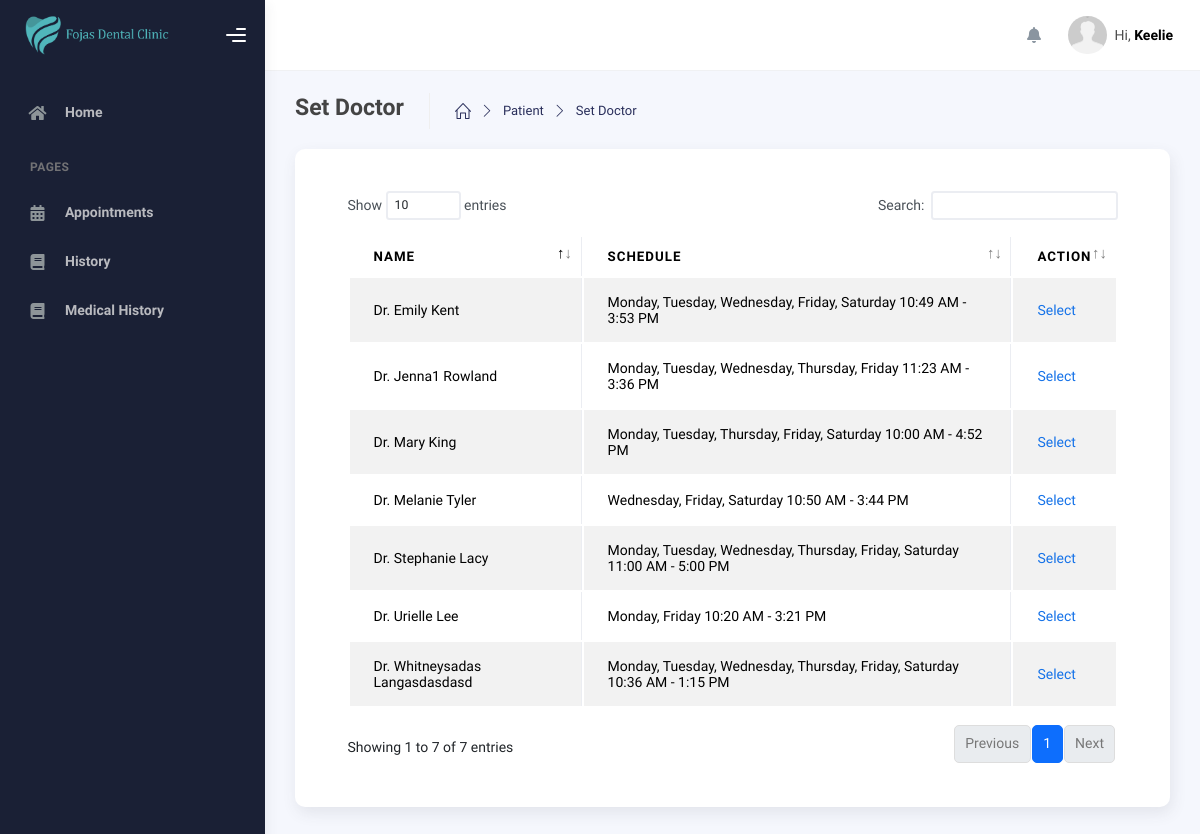
The page /modules/admin/set-doctor.php?user_id_patient=20256914 (signed in) on the database as committed earlier.
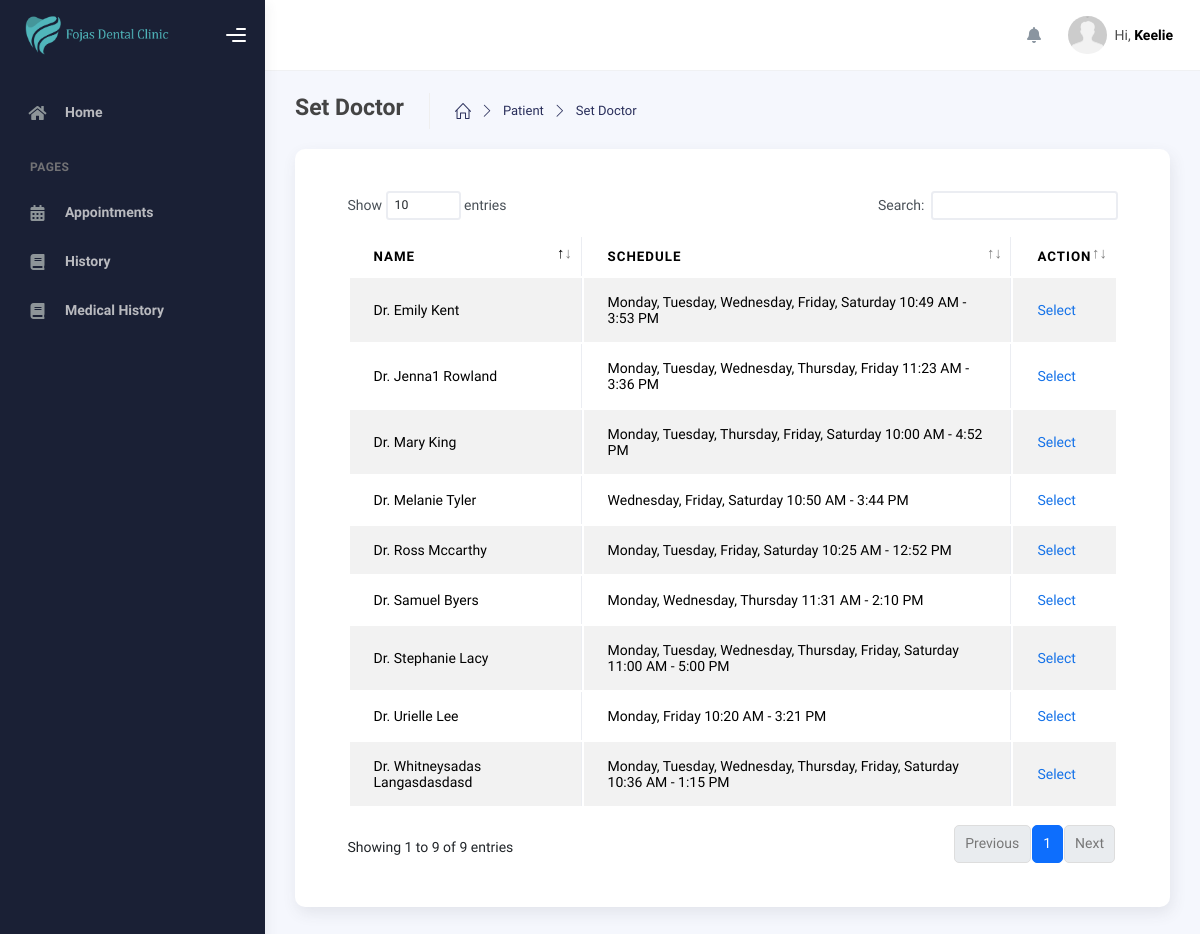
The same page on the database as committed later.
### tables this page shows
CREATE TABLE `schedule` (
  `id` int(11) NOT NULL,
  `user_id` int(255) NOT NULL,
  `day` varchar(150) NOT NULL,
  `start_time` varchar(100) NOT NULL,
  `end_time` varchar(100) NOT NULL,
  `date_created` date NOT NULL,
  `date_updated` date NOT NULL
);

CREATE TABLE `users` (
  `id` int(11) NOT NULL,
  `user_id` int(100) NOT NULL,
  `role_id` int(11) NOT NULL,
  `first_name` varchar(250) NOT NULL,
  `middle_name` varchar(255) NOT NULL,
  `last_name` varchar(255) NOT NULL,
  `mobile_number` varchar(255) NOT NULL,
  `email` varchar(255) DEFAULT NULL,
  `password` varchar(255) NOT NULL,
  `date_of_birth` date NOT NULL,
  `date_created` date NOT NULL,
  `date_updated` date NOT NULL,
  `token` varchar(255) DEFAULT NULL,
  `address` varchar(255) DEFAULT NULL,
  `otp` varchar(100) DEFAULT NULL
);

### modules/queries/Users/dentists.php (called while the page is built, shortened)
<?php
function getAllDentist($conn, $role) {
  $sql = "SELECT
      users.user_id AS user_id,
      users.first_name AS first_name,
      users.middle_name AS middle_name,
      users.last_name AS last_name,
      users.mobile_number AS mobile_number,
      users.email AS email,
      schedule.user_id AS schedule_user_id,
      schedule.day AS day,
      schedule.start_time AS start_time,
      schedule.end_time AS end_time
    FROM users
    LEFT JOIN schedule
    ON users.user_id = schedule.user_id
    WHERE users.role_id = ?";
  $stmt = mysqli_prepare($conn, $sql);
  mysqli_stmt_bind_param($stmt, "i", $role);
  mysqli_stmt_execute($stmt);
  return mysqli_stmt_get_result($stmt);
}

### modules/admin/set-doctor.php (the view, shortened to what this page needs)
<?php
include_once($_SERVER['DOCUMENT_ROOT'] . '/dental_appointment/includes/header.php');
include_once($_SERVER['DOCUMENT_ROOT'] . '/dental_appointment/modules/queries/Users/dentists.php');
?>
    <div class="wrapper">
      <?php include '../../includes/sidebar.php'; ?>
      <div class="main-panel">
        <?php include '../../includes/topbar.php'; ?>
        <div class="container">
          <div class="page-inner">
            <div class="page-header">
            <span class="d-flex justify-content-between align-items-center w-100">
                    <span class="d-flex">
                        <h4 class="page-title">Set Doctor</h4>
                        <ul class="breadcrumbs d-flex justify-items-center align-items-center">
                            <li class="nav-home">
                            <a href="dashboard.php">
                                <i class="icon-home"></i>
                            </a>
                            </li>
                            <li class="separator">
                            <i class="icon-arrow-right"></i>
                            </li>
                            <li class="nav-item">
                            <a href="patients.php">Patient</a>
                            </li>
                            <li class="separator">
                            <i class="icon-arrow-right"></i>
                            </li>
                            <li class="nav-item">
                            <a href="#">Set Doctor</a>
                            </li>
                        </ul>
                    </span>
                </span>
            </div>
            <div class="page-category">
                <div class="card p-5">
                    <div class="table-responsive">
                        <table class="display table table-hover table-striped table-bordered" id="dataTable">
                            <thead>
                                <tr>
                                    <th>Name</th>
                                    <th>Schedule</th>
                                    <th>Action</th>
                                </tr>
                            </thead>
                            <tbody>
                                <?php
                                    if(isset($_GET['user_id_patient'])){
                                        $user_id_patient = $_GET['user_id_patient'];
                                        $run_dentist = getAllDentist($conn, '3');
                                        $all_dentists = mysqli_fetch_all($run_dentist, MYSQLI_ASSOC);
                                        foreach ($all_dentists as $row_dentist) {
                                        ?>
                                            <form action="" method="GET">
                                                <tr>
                                                    <td><?php echo "Dr. " . $row_dentist['first_name'] . " " . $row_dentist['last_name']?></td>
                                                    <td><?php echo $row_dentist['day']. " " . date("g:i A",strtotime($row_dentist['start_time'])) . " - " . date("g:i A", strtotime($row_dentist['end_time']))?></td>
                                                    <td>
                                                    <a href="set-schedule.php?user_id_dentist=<?php echo $row_dentist['user_id']; ?>&user_id_patient=<?php echo $user_id_patient; ?>">Select</a>
                                                    </td>
                                                </tr>
                                            </form>
                                            <?php
                                        }
                                    }
                                    ?>
                            </tbody>
                        </table>
                    </div>
                </div>
            </div>
          </div>
        </div>
      </div>
    </div>
<?php
  include_once($_SERVER['DOCUMENT_ROOT'] . '/dental_appointment/includes/scripts.php');
?>

Rows that differ between the two databases and show on the page:
added schedule: users.first_name "Ross", users.last_name "Mccarthy", day "Monday, Tuesday, Friday, Saturday", start_time "10:25 AM", end_time "12:52 PM"
added schedule: users.first_name "Samuel", users.last_name "Byers", day "Monday, Wednesday, Thursday", start_time "11:31 AM", end_time "2:10 PM"
Other text that changed with them:
text written by a page script: "Show entries Search: Showing 1 to 7 of 7 entries Previous 1 Next" → "Show entries Search: Showing 1 to 9 of 9 entries Previous 1 Next"
